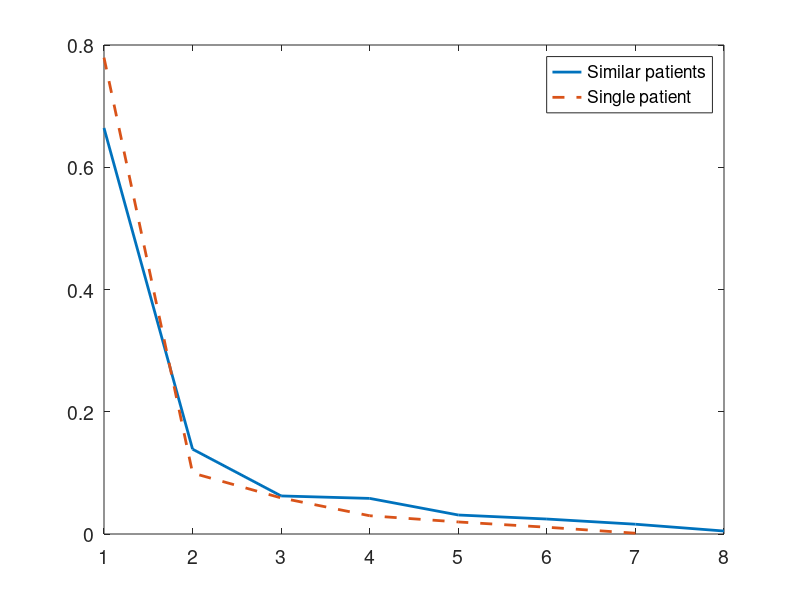
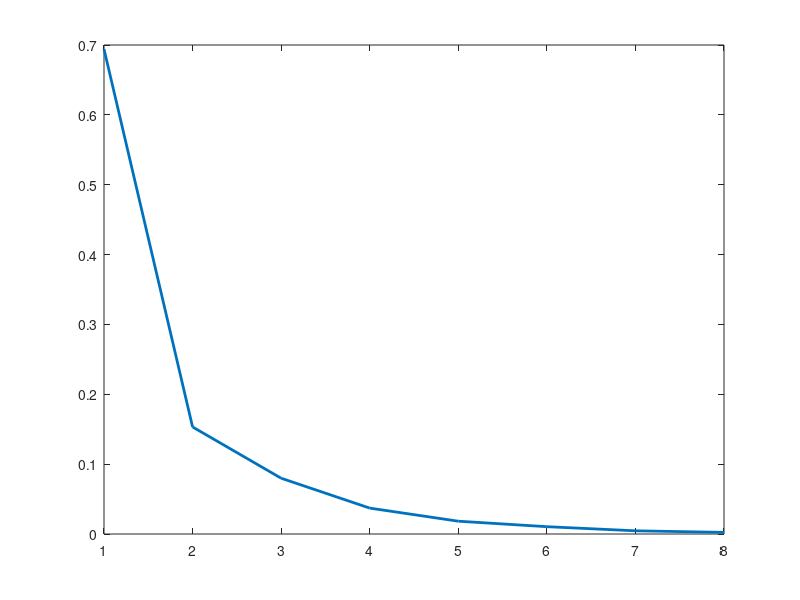
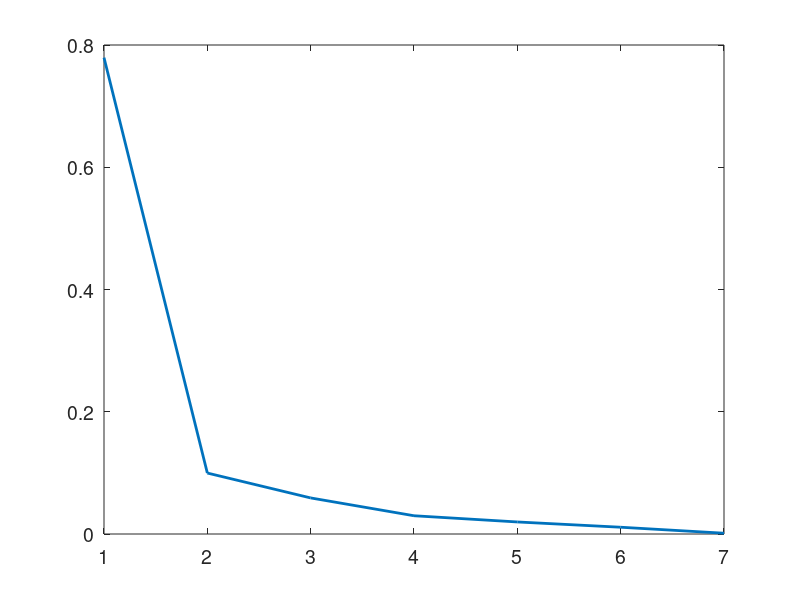
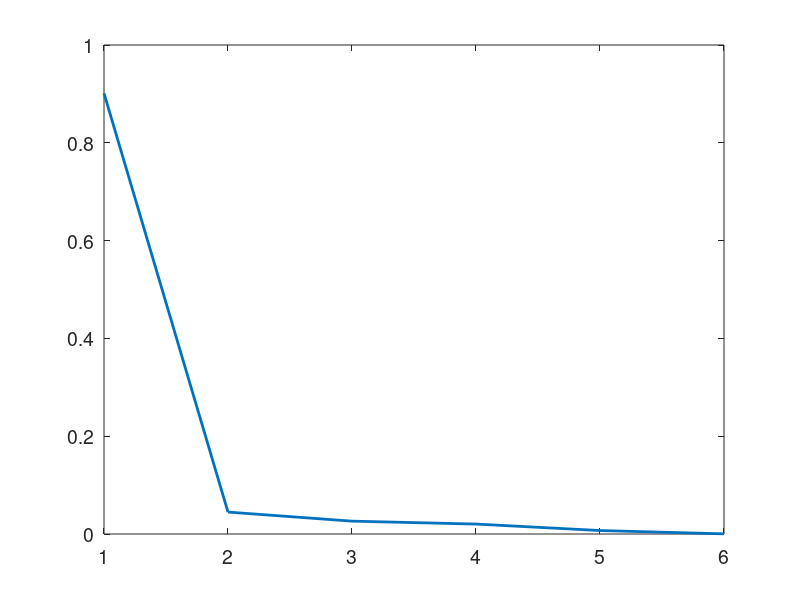

The MATLAB script that drew these images, in order:
clc;
clear;
close all;

M8=csvread('MInitialTotalMatrixTrunc8ACD.csv');
[U,S,V]=svd(M8);
SD=diag(S);
SF8=SD/sum(SD);
figure(8)
plot(SF8,'LineWidth',2)
set(gca,'fontsize',14)


M7=csvread('MInitialTotalMatrixTrunc4FEV.csv');
[U,S,V]=svd(M7);
SD=diag(S);
SF7=SD/sum(SD);
figure(7)
plot(SF7,'LineWidth',2)
set(gca,'fontsize',14)




M3=csvread('MInitialSingleACD.csv');
[U,S,V]=svd(M3);
SD=diag(S);
SF3=SD/sum(SD);
figure(3)
plot(SF3,'LineWidth',2)
set(gca,'fontsize',14)

M4=csvread('MInitialSingleFEV.csv');
[U,S,V]=svd(M4);
SD=diag(S);
SF4=SD/sum(SD);
figure(4)
plot(SF4,'LineWidth',2)
set(gca,'fontsize',14)

M1=csvread('MInitialSimilarACD.csv');
[U,S,V]=svd(M1);
SD=diag(S);
SF1=SD/sum(SD);
figure(1)
plot(SF1,'LineWidth',2)
hold on
plot(SF3,'--','LineWidth',2)
hold off
legend({'Similar patients','Single patient'},'FontSize',14)
set(gca,'fontsize',14)


M2=csvread('MInitialSimilarFEV.csv');
[U,S,V]=svd(M2);
SD=diag(S);
SF2=SD/sum(SD);
figure(2)
plot(SF2,'LineWidth',2)




M5=csvread('MInitialTotalMatrixACD.csv');
[U,S,V]=svd(M5);
SD=diag(S);
SF5=SD/sum(SD);
figure(5)
plot(SF5,'LineWidth',2)
set(gca,'fontsize',14)

M6=csvread('MInitialTotalMatrixFEV.csv');
[U,S,V]=svd(M6);
SD=diag(S);
SF6=SD/sum(SD);
figure(6)
plot(SF6,'LineWidth',2)
set(gca,'fontsize',14)
